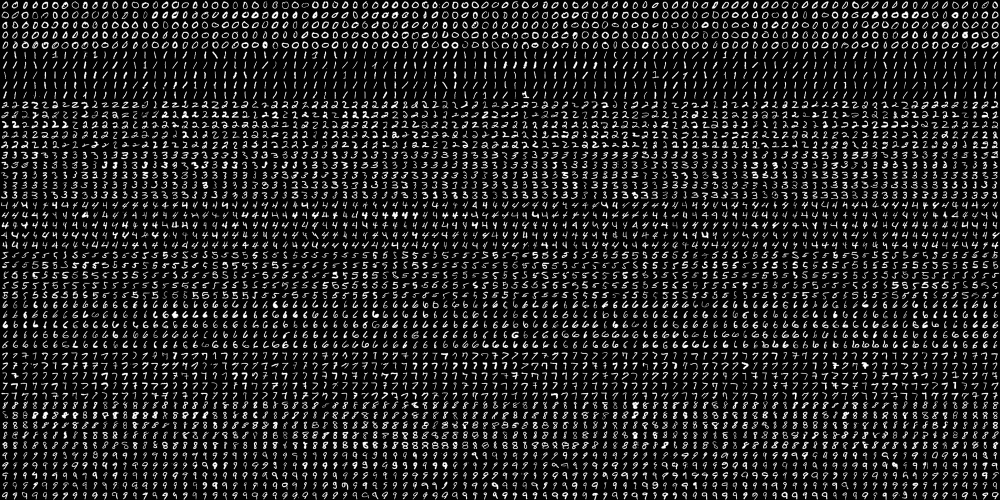
#> input picture python/data_sci/digits.png, 2000 x 1000 px (shown at 1/2 size)
$ jupyter execute --allow-errors cv2_1.ipynb   (shell and % lines are left out)
#> lines starting #> are read from the running program, lines starting #| are printed output that depends on the picture
[cell 1]
import cv2
import numpy as np
import matplotlib.pyplot as plt
from __future__ import print_function

import math

from IPython import display
from matplotlib import cm
from matplotlib import gridspec
from matplotlib import pyplot as plt

# Feature set containing (x,y) values of 25 known/training data
trainData = np.random.randint(0,100,(25,2)).astype(np.float32)

# Labels each one either Red or Blue with numbers 0 and 1
responses = np.random.randint(0,2,(25,1)).astype(np.float32)

# Take Red families and plot them
red = trainData[responses.ravel()==0]
plt.scatter(red[:,0],red[:,1],80,'r','^')
#> (this line was passed over: IPython is not available in this run)

# Take Blue families and plot them
blue = trainData[responses.ravel()==1]
plt.scatter(blue[:,0],blue[:,1],80,'b','s')
#> (this line was passed over: IPython is not available in this run)

plt.show()

[cell 2]
import numpy as np
import cv2
from matplotlib import pyplot as plt

img = cv2.imread('digits.png')
#> img is the input picture: shape (1000, 2000, 3); min 0, max 255, mean 33.8
gray = cv2.cvtColor(img,cv2.COLOR_BGR2GRAY)

# Now we split the image to 5000 cells, each 20x20 size
cells = [np.hsplit(row,100) for row in np.vsplit(gray,50)]
#> cells = 50 items

# Make it into a Numpy array. It size will be (50,100,20,20)
x = np.array(cells)

# Now we prepare train_data and test_data.
train = x[:,:50].reshape(-1,400).astype(np.float32) # Size = (2500,400)
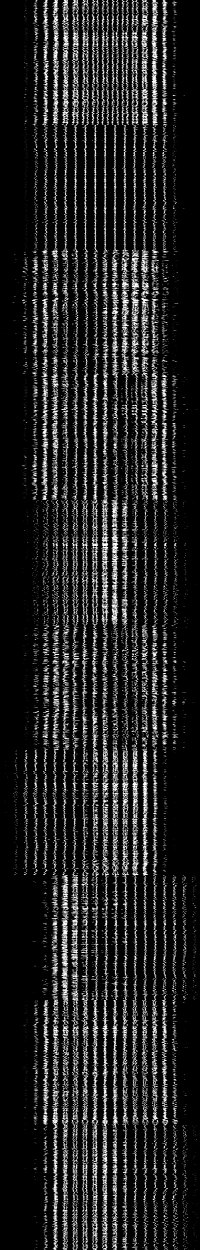
#> train: shape (2500, 400) float32 (shown at 1/2 size); min 0, max 255, mean 33.8
test = x[:,50:100].reshape(-1,400).astype(np.float32) # Size = (2500,400)
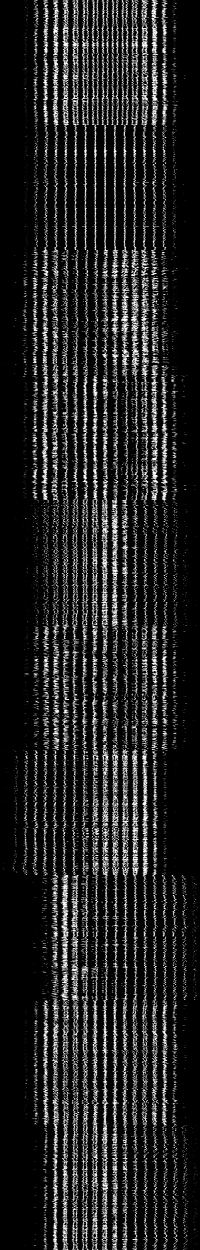
#> test: shape (2500, 400) float32 (shown at 1/2 size); min 0, max 255, mean 33.8

# Create labels for train and test data
k = np.arange(10)
train_labels = np.repeat(k,250)[:,np.newaxis]
test_labels = train_labels.copy()
'''
knn = cv2.KNearest() # error
knn.train(trainData, responses)  # error
ret, results, neighbours, dist = knn.find_nearest(newcomer, k)  # error


knn = cv2.ml.KNearest_create()
knn.train(trainData,cv2.ml.ROW_SAMPLE,responses)
ret, results, neighbours, dist = knn.findNearest(newcomer, k)
'''
# Initiate kNN, train the data, then test it with test data for k=1
''''
knn = cv2.KNearest()
knn.train(trainData,cv2.ml.ROW_SAMPLE,train_labels)
ret,result,neighbours,dist = knn.find_nearest(test,k=5)
'''
knn = cv2.ml.KNearest_create()
#> (the rest of this cell did not finish here and is left out)

[cell 3]
#!/usr/bin/env python

'''
SVM and KNearest digit recognition.
Sample loads a dataset of handwritten digits from '../data/digits.png'.
Then it trains a SVM and KNearest classifiers on it and evaluates
their accuracy.
Following preprocessing is applied to the dataset:
 - Moment-based image deskew (see deskew())
 - Digit images are split into 4 10x10 cells and 16-bin
   histogram of oriented gradients is computed for each
   cell
 - Transform histograms to space with Hellinger metric (see [1] (RootSIFT))
[1] R. Arandjelovic, A. Zisserman
    "Three things everyone should know to improve object retrieval"
    http://www.robots.ox.ac.uk/~vgg/publications/2012/Arandjelovic12/arandjelovic12.pdf
Usage:
   digits.py
'''


# Python 2/3 compatibility
from __future__ import print_function

# built-in modules
from multiprocessing.pool import ThreadPool

import cv2 as cv

import numpy as np
from numpy.linalg import norm

# local modules
from common import clock, mosaic


SZ = 20 # size of each digit is SZ x SZ
CLASS_N = 10
DIGITS_FN = '../data/digits.png'

def split2d(img, cell_size, flatten=True):
    h, w = img.shape[:2]
    sx, sy = cell_size
    cells = [np.hsplit(row, w//sx) for row in np.vsplit(img, h//sy)]
    cells = np.array(cells)
    if flatten:
        cells = cells.reshape(-1, sy, sx)
    return cells

def load_digits(fn):
    print('loading "%s" ...' % fn)
    digits_img = cv.imread(fn, 0)
    digits = split2d(digits_img, (SZ, SZ))
    labels = np.repeat(np.arange(CLASS_N), len(digits)/CLASS_N)
    return digits, labels

def deskew(img):
    m = cv.moments(img)
    if abs(m['mu02']) < 1e-2:
        return img.copy()
    skew = m['mu11']/m['mu02']
    M = np.float32([[1, skew, -0.5*SZ*skew], [0, 1, 0]])
    img = cv.warpAffine(img, M, (SZ, SZ), flags=cv.WARP_INVERSE_MAP | cv.INTER_LINEAR)
    return img

class StatModel(object):
    def load(self, fn):
        self.model.load(fn)  # Known bug: https://github.com/opencv/opencv/issues/4969
    def save(self, fn):
        self.model.save(fn)

class KNearest(StatModel):
    def __init__(self, k = 3):
        self.k = k
        self.model = cv.ml.KNearest_create()

    def train(self, samples, responses):
        self.model.train(samples, cv.ml.ROW_SAMPLE, responses)

    def predict(self, samples):
        _retval, results, _neigh_resp, _dists = self.model.findNearest(samples, self.k)
        return results.ravel()

class SVM(StatModel):
    def __init__(self, C = 1, gamma = 0.5):
        self.model = cv.ml.SVM_create()
        self.model.setGamma(gamma)
        self.model.setC(C)
        self.model.setKernel(cv.ml.SVM_RBF)
        self.model.setType(cv.ml.SVM_C_SVC)

    def train(self, samples, responses):
        self.model.train(samples, cv.ml.ROW_SAMPLE, responses)

    def predict(self, samples):
        return self.model.predict(samples)[1].ravel()


def evaluate_model(model, digits, samples, labels):
    resp = model.predict(samples)
    err = (labels != resp).mean()
    print('error: %.2f %%' % (err*100))

    confusion = np.zeros((10, 10), np.int32)
    for i, j in zip(labels, resp):
        confusion[i, int(j)] += 1
    print('confusion matrix:')
    print(confusion)
    print()

    vis = []
    for img, flag in zip(digits, resp == labels):
        img = cv.cvtColor(img, cv.COLOR_GRAY2BGR)
        if not flag:
            img[...,:2] = 0
        vis.append(img)
    return mosaic(25, vis)

def preprocess_simple(digits):
    return np.float32(digits).reshape(-1, SZ*SZ) / 255.0

def preprocess_hog(digits):
    samples = []
    for img in digits:
        gx = cv.Sobel(img, cv.CV_32F, 1, 0)
        gy = cv.Sobel(img, cv.CV_32F, 0, 1)
        mag, ang = cv.cartToPolar(gx, gy)
        bin_n = 16
        bin = np.int32(bin_n*ang/(2*np.pi))
        bin_cells = bin[:10,:10], bin[10:,:10], bin[:10,10:], bin[10:,10:]
        mag_cells = mag[:10,:10], mag[10:,:10], mag[:10,10:], mag[10:,10:]
        hists = [np.bincount(b.ravel(), m.ravel(), bin_n) for b, m in zip(bin_cells, mag_cells)]
        hist = np.hstack(hists)

        # transform to Hellinger kernel
        eps = 1e-7
        hist /= hist.sum() + eps
        hist = np.sqrt(hist)
        hist /= norm(hist) + eps

        samples.append(hist)
    return np.float32(samples)


#> (the rest of this cell did not finish here and is left out)

#> in load_digits, `labels = np.repeat(np.arange(CLASS_N), len(digits)/CLASS_N)`: labels = 5000 values from 0 to 9
#> `shuffle = rand.permutation(len(digits))`: shuffle = 5000 values, max 4999 at index 432, min 0 at index 3099, mean 2499.5
#> `digits, labels = digits[shuffle], labels[shuffle]`: labels = 5000 values, max 9 at index 2, min 0 at index 22, mean 4.5

    print('preprocessing...')
    # shuffle digits
    rand = np.random.RandomState(321)
    shuffle = rand.permutation(len(digits))
    digits, labels = digits[shuffle], labels[shuffle]

    digits2 = list(map(deskew, digits))
#> in deskew, `m = cv.moments(img)`: m = moments, m00 10080, centre m10/m00, m01/m00 = (9.71, 9.87)
#> in deskew, `skew = m['mu11']/m['mu02']`: skew = -0.469
#> in deskew, `M = np.float32([[1, skew, -0.5*SZ*skew], [0, 1, 0]])`: M = [[1, -0.469, 4.69], [0, 1, 0]]
#> in deskew (call 18), `m = cv.moments(img)`: m = moments, m00 16161, centre m10/m00, m01/m00 = (9.57, 9.99)
#> in deskew (call 18), `skew = m['mu11']/m['mu02']`: skew = 0.0444
#> in deskew (call 18), `M = np.float32([[1, skew, -0.5*SZ*skew], [0, 1, 0]])`: M = [[1, 0.0444, -0.444], [0, 1, 0]]
#> in deskew (call 18), `img = cv.warpAffine(img, M, (SZ, SZ), flags=cv.WARP_INVERSE_MAP | cv.I..`:
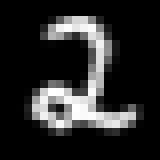
#> img: shape (20, 20) (shown 8 times larger); min 0, max 255, mean 40.4
#> in deskew (call 19), `m = cv.moments(img)`: m = moments, m00 12611, centre m10/m00, m01/m00 = (9.82, 10.05)
#> in deskew (call 19), `m = cv.moments(img)`:
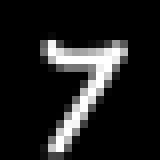
#> img: shape (20, 20) (shown 8 times larger); min 0, max 255, mean 31.5
#> in deskew (call 19), `skew = m['mu11']/m['mu02']`: skew = -0.238
#> in deskew (call 19), `M = np.float32([[1, skew, -0.5*SZ*skew], [0, 1, 0]])`: M = [[1, -0.238, 2.38], [0, 1, 0]]
#> in deskew (call 19), `img = cv.warpAffine(img, M, (SZ, SZ), flags=cv.WARP_INVERSE_MAP | cv.I..`:
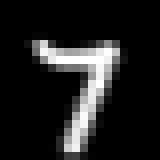
#> img: shape (20, 20) (shown 8 times larger); min 0, max 255, mean 31.5
#> in deskew (call 20), `m = cv.moments(img)`: m = moments, m00 18292, centre m10/m00, m01/m00 = (9.68, 9.77)
#> in deskew (call 20), `m = cv.moments(img)`:
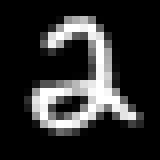
#> img: shape (20, 20) (shown 8 times larger); min 0, max 255, mean 45.7
#> in deskew (call 20), `skew = m['mu11']/m['mu02']`: skew = -0.0201
#> in deskew (call 20), `M = np.float32([[1, skew, -0.5*SZ*skew], [0, 1, 0]])`: M = [[1, -0.0201, 0.201], [0, 1, 0]]
#> in deskew (call 21), `m = cv.moments(img)`: m = moments, m00 18635, centre m10/m00, m01/m00 = (9.71, 10.04)
#> in deskew (call 21), `m = cv.moments(img)`:
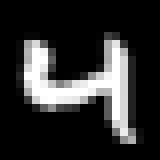
#> img: shape (20, 20) (shown 8 times larger); min 0, max 255, mean 46.6
#> in deskew (call 21), `skew = m['mu11']/m['mu02']`: skew = 0.444
#> in deskew (call 21), `M = np.float32([[1, skew, -0.5*SZ*skew], [0, 1, 0]])`: M = [[1, 0.444, -4.44], [0, 1, 0]]
#> in deskew (call 21), `img = cv.warpAffine(img, M, (SZ, SZ), flags=cv.WARP_INVERSE_MAP | cv.I..`:
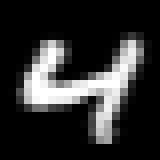
#> img: shape (20, 20) (shown 8 times larger); min 0, max 255, mean 46.6
#> in deskew (call 22), `m = cv.moments(img)`: m = moments, m00 20965, centre m10/m00, m01/m00 = (10.02, 9.56)
#> in deskew (call 22), `m = cv.moments(img)`:
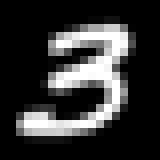
#> img: shape (20, 20) (shown 8 times larger); min 0, max 255, mean 52.4
#> in deskew (call 22), `skew = m['mu11']/m['mu02']`: skew = -0.369
#> in deskew (call 22), `M = np.float32([[1, skew, -0.5*SZ*skew], [0, 1, 0]])`: M = [[1, -0.369, 3.69], [0, 1, 0]]
#> in deskew (call 22), `img = cv.warpAffine(img, M, (SZ, SZ), flags=cv.WARP_INVERSE_MAP | cv.I..`:
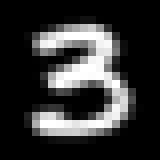
#> img: shape (20, 20) (shown 8 times larger); min 0, max 255, mean 52.4
#> `digits2 = list(map(deskew, digits))`: digits2 = 5000 items
    samples = preprocess_hog(digits2)
#> `train_n = int(0.9*len(samples))`: train_n = 4500
#> `labels_train, labels_test = np.split(labels, [train_n])`: labels_train = 4500 values, max 9 at index 2, min 0 at index 22, mean 4.5; labels_test = 500 values, max 9 at index 7, min 0 at index 0, mean 4.46

    train_n = int(0.9*len(samples))
    cv.imshow('test set', mosaic(25, digits[train_n:]))
    digits_train, digits_test = np.split(digits2, [train_n])
    samples_train, samples_test = np.split(samples, [train_n])
    labels_train, labels_test = np.split(labels, [train_n])


    print('training KNearest...')
    model = KNearest(k=4)
    model.train(samples_train, labels_train)
    vis = evaluate_model(model, digits_test, samples_test, labels_test)
#> in predict, `_retval, results, _neigh_resp, _dists = self.model.findNearest(samples..`: results = 500 values, max 9 at index 9, min 0 at index 0, mean 4.4
#> in evaluate_model, `resp = model.predict(samples)`: resp has the same summary as results in predict
#> in evaluate_model, `err = (labels != resp).mean()`: err = 0.034
#| error: 3.40 %
#> the loop in evaluate_model, `for i, j in zip(labels, resp):` made 500 passes
#> (i, j) on passes 2 to 4: (7, 7), (4, 4), (0, 0)
#| [[45  0  0  0  0  0  0  0  0  0]
#|  [ 0 57  0  0  0  0  0  0  0  0]
#|  [ 0  0 59  1  0  0  0  0  1  0]
#|  [ 0  0  0 43  0  0  0  1  0  0]
#|  [ 0  0  0  0 38  0  2  0  0  0]
#|  [ 0  0  0  2  0 48  0  0  1  0]
#|  [ 0  1  0  0  0  0 51  0  0  0]
#|  [ 0  0  1  0  0  0  0 54  0  0]
#|  [ 0  0  0  0  0  1  0  0 46  0]
#|  [ 1  1  0  1  1  0  0  0  2 42]]
#> the loop in evaluate_model, `for img, flag in zip(digits, resp == labels):` made 500 passes
#> flag on passes 1 to 3: True, True, True
#> after the loop in evaluate_model, `for img, flag in zip(digits, resp == labels):`: vis = 500 items
    cv.imshow('KNearest test', vis)

    print('training SVM...')
    model = SVM(C=2.67, gamma=5.383)
    model.train(samples_train, labels_train)
    vis = evaluate_model(model, digits_test, samples_test, labels_test)
    cv.imshow('SVM test', vis)
    print('saving SVM as "digits_svm.dat"...')
    model.save('digits_svm.dat')

cv.waitKey(0)
